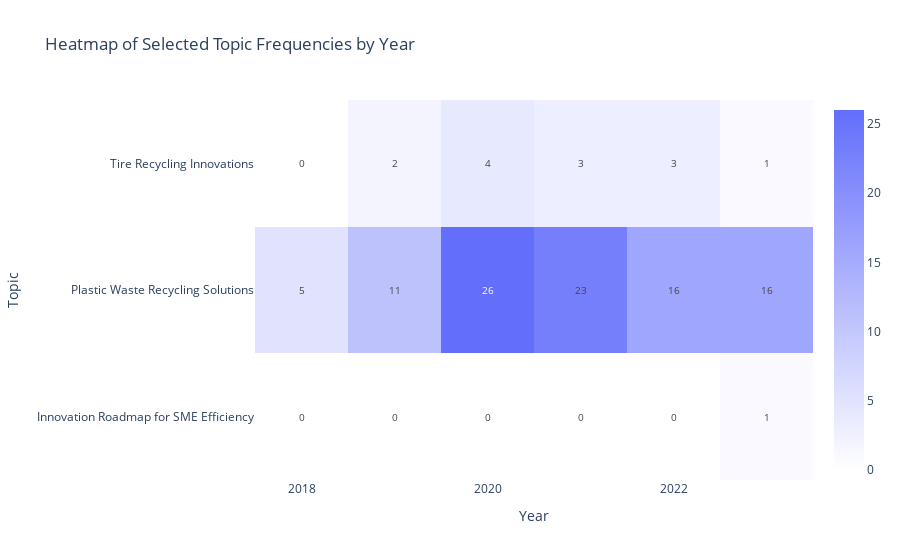

Source (notebook cell):
### Code cell
# filter data
filtered_data = df_projects[(df_projects['start_date'].dt.year >= START_YEAR) &
                            (df_projects['start_date'].dt.year <= END_YEAR) &
                            (df_projects['Topic'].isin(TOPICS))]

df_cleaned_projects = filtered_data[filtered_data['CustomName'] != 'Outlier Topic']
df_cleaned_projects = df_cleaned_projects[df_cleaned_projects['Topic'].isin(SELECTED_TOPIC_IDS)]

df_cleaned_projects['year'] = pd.to_datetime(df_cleaned_projects['start_date']).dt.year

# filter dataframe to only include top 25
top_25_topics = df_cleaned_projects['CustomName'].value_counts().head(25).index.tolist()
df_top_topics = df_cleaned_projects[df_cleaned_projects['CustomName'].isin(top_25_topics)]

# create a pivot table to count the frequency of topics per year
heatmap_data = pd.pivot_table(df_top_topics, values='Topic', index='CustomName', columns='year', aggfunc='count', fill_value=0)

# custom colors
colorscale = [[0, 'rgb(255,255,255)'], [1, 'rgba(99,110,251,255)']]

fig = go.Figure(data=go.Heatmap(
                   z=heatmap_data.values,
                   x=heatmap_data.columns,
                   y=heatmap_data.index,
                   colorscale=colorscale,
                   zmin=0, zmax=heatmap_data.values.max(),
                   text=heatmap_data.values,
                   texttemplate='%{text}',
                   textfont={"size":10}
               ))

fig.update_layout(
    title='Heatmap of Selected Topic Frequencies by Year',
    xaxis_nticks=len(heatmap_data.columns),
    yaxis_nticks=len(heatmap_data.index),
    xaxis_title="Year",
    yaxis_title="Topic"
)

fig.show()

if EXPORT_GRAPHS_CSV:
    heatmap_data.to_csv('graph_exports/rvo/heatmap_of_selected_topic_frequencies_by_year.csv')

### Figure 1 — Plotly figure (JSON) as saved in the notebook; plotly's stock layout.template omitted (floating-point values rounded to 4 significant figures)
{"data": [{"colorscale": [[0, "rgb(255,255,255)"], [1, "rgba(99,110,251,255)"]], "text": [[0, 0, 0, 0, 0, 1], [5, 11, 26, 23, 16, 16], [0, 2, 4, 3, 3, 1]], "textfont": {"size": 10}, "texttemplate": "%{text}", "type": "heatmap", "x": [2018, 2019, 2020, 2021, 2022, 2023], "y": ["Innovation Roadmap for SME Efficiency", "Plastic Waste Recycling Solutions", "Tire Recycling Innovations"], "z": [[0, 0, 0, 0, 0, 1], [5, 11, 26, 23, 16, 16], [0, 2, 4, 3, 3, 1]], "zmax": 26, "zmin": 0}], "layout": {"title": {"text": "Heatmap of Selected Topic Frequencies by Year"}, "xaxis": {"nticks": 6, "title": {"text": "Year"}}, "yaxis": {"nticks": 3, "title": {"text": "Topic"}}}}
